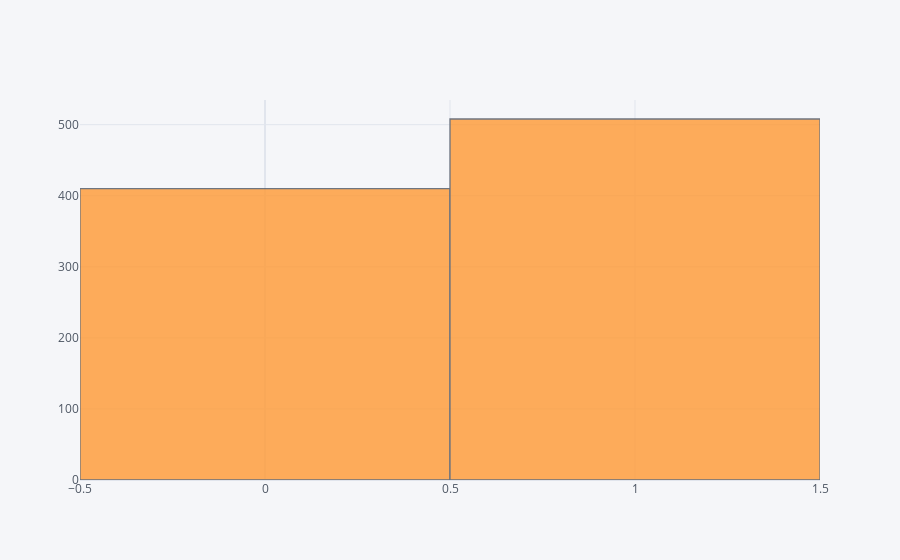

The notebook cell saved with this chart:
### Code cell
df['heart_disease'].iplot(kind='hist')

### Figure 1 — Plotly figure (JSON) as saved in the notebook; plotly's stock layout.template omitted (floating-point values rounded to 4 significant figures; data arrays with more than 128 entries replaced by an {"elided": "..."} marker saying what was removed)
{"data": [{"histfunc": "count", "histnorm": "", "marker": {"color": "rgba(255, 153, 51, 1.0)", "line": {"color": "#4D5663", "width": 1.3}}, "name": "heart_disease", "opacity": 0.8, "orientation": "v", "type": "histogram", "x": {"elided": "918 int values"}}], "layout": {"barmode": "overlay", "legend": {"bgcolor": "#F5F6F9", "font": {"color": "#4D5663"}}, "paper_bgcolor": "#F5F6F9", "plot_bgcolor": "#F5F6F9", "title": {"font": {"color": "#4D5663"}}, "xaxis": {"gridcolor": "#E1E5ED", "showgrid": true, "tickfont": {"color": "#4D5663"}, "title": {"font": {"color": "#4D5663"}, "text": ""}, "zerolinecolor": "#E1E5ED"}, "yaxis": {"gridcolor": "#E1E5ED", "showgrid": true, "tickfont": {"color": "#4D5663"}, "title": {"font": {"color": "#4D5663"}, "text": ""}, "zerolinecolor": "#E1E5ED"}}}
